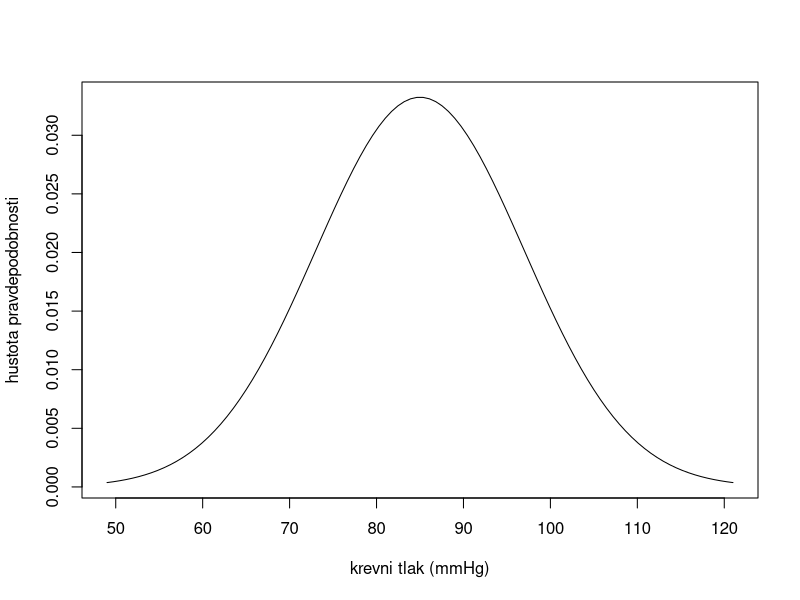
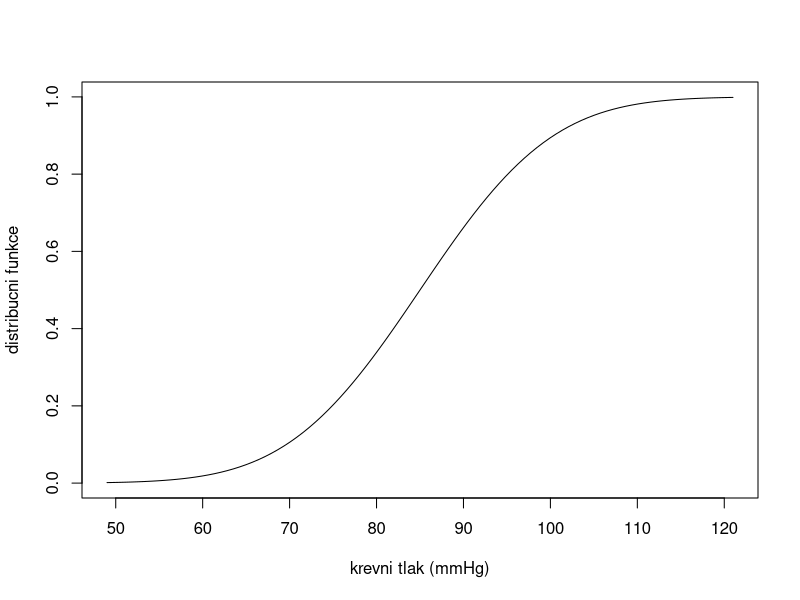
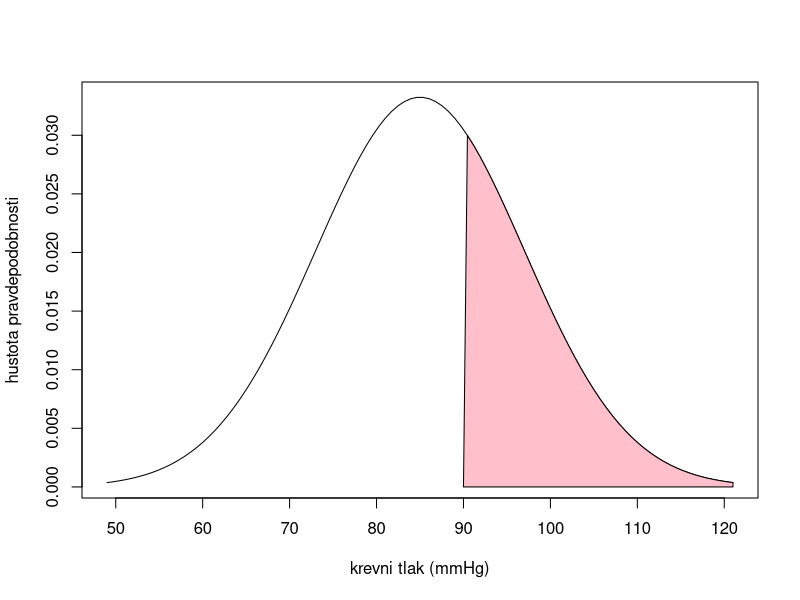
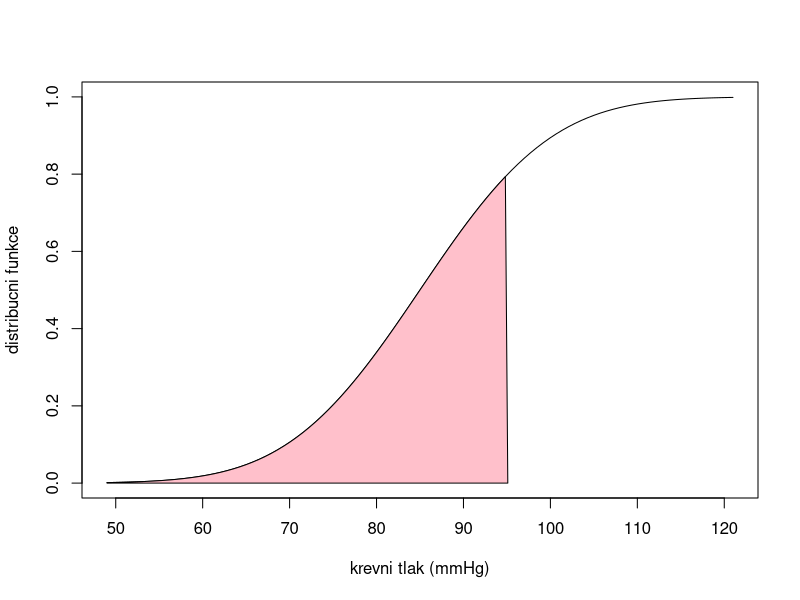

These charts were generated, in order, by the following R code:
## ---- chunk 1
k <- 2
pi <- 0.83

stredni_hodnota <- k / pi
pocet_pokusu <- ceiling(stredni_hodnota)
## ---- chunk 2
x <- 3
k <- 2
pi <- 0.83

# pnbinom nezapočítává do pokusů úspěšné instance
pravdepodobnost_pokusu_nad_3 <-
  pnbinom(x - k, k, pi, lower.tail = FALSE)
## ---- chunk 3
k <- 2
pi <- 0.83

pravdepodobnost_pokusu_mezi_3_a_6 <-
        pnbinom(5, k, pi) - pnbinom(2, k, pi)
## ---- chunk 4
pravdepodobnost_uspesnosti_nad_5 <- pbinom(4, 10, 0.83, lower.tail = FALSE)
## ---- chunk 5
# celkový počet obyvatel vesnice
N <- 300
# počet pozitivních ve vesnici
M <- N - (N / 10)
# velikost výběru
n <- 100

pravdepodobnost_pozitivnich_nad_85 <- phyper(84, M, N-M, n, lower.tail = FALSE)
## ---- chunk 6
N <- 300
M <- N * 0.9
n <- 100

pravdepodobnost_pozitivnich_nad_90 <-
        phyper(89, M, N-M, n, lower.tail = FALSE) /
          phyper(79, M, N-M, n, lower.tail = FALSE)
## ---- chunk 7
n <- 100
pi <- 0.9

pravdepodobnost_pozitivnich_nad_85 <- pbinom(84, n, pi, lower.tail = FALSE)
## ---- chunk 8
n <- 100
pi <- 0.9

pocet_pozitivnich <- n * pi
## ---- chunk 9
stredni_hodnota <- 85
smerodatna_odchylka <- 12

funkce_hustoty <- function(x) {
  dnorm(x, mean = stredni_hodnota, sd = smerodatna_odchylka)
}

distribucni_funkce <- function (x) {
  pnorm(x, mean = stredni_hodnota, sd = smerodatna_odchylka)
}

x <- seq(
  from = stredni_hodnota - 3 * smerodatna_odchylka,
  to = stredni_hodnota + 3 * smerodatna_odchylka,
  length = 100
)

plot(x, funkce_hustoty(x),
     type = "l",
     xlab = "krevni tlak (mmHg)",
     ylab = "hustota pravdepodobnosti"
)

plot(x, distribucni_funkce(x),
     type = "l",
     xlab = "krevni tlak (mmHg)",
     ylab = "distribucni funkce"
)
## ---- chunk 10
y <- funkce_hustoty(x)
plot(x, y,
     type = "l",
     xlab = "krevni tlak (mmHg)",
     ylab = "hustota pravdepodobnosti"
)

polygon(c(90, x[x > 90], max(x)), c(0, y[x > 90], 0), col = "pink")

pravdepodobnost_tlaku_nad_90 <-
  pnorm(90,
        mean = stredni_hodnota,
        sd = smerodatna_odchylka,
        lower.tail = FALSE
  )
## ---- chunk 11
y <- distribucni_funkce(x)
plot(x, y,
     type = "l",
     xlab = "krevni tlak (mmHg)",
     ylab = "distribucni funkce"
)

decil_8 <-
  qnorm(0.8,
        mean = stredni_hodnota,
        sd = smerodatna_odchylka
  )

polygon(c(min(x), x[x < decil_8], decil_8),
        c(0, y[x < decil_8], 0),
        col = "pink"
)
